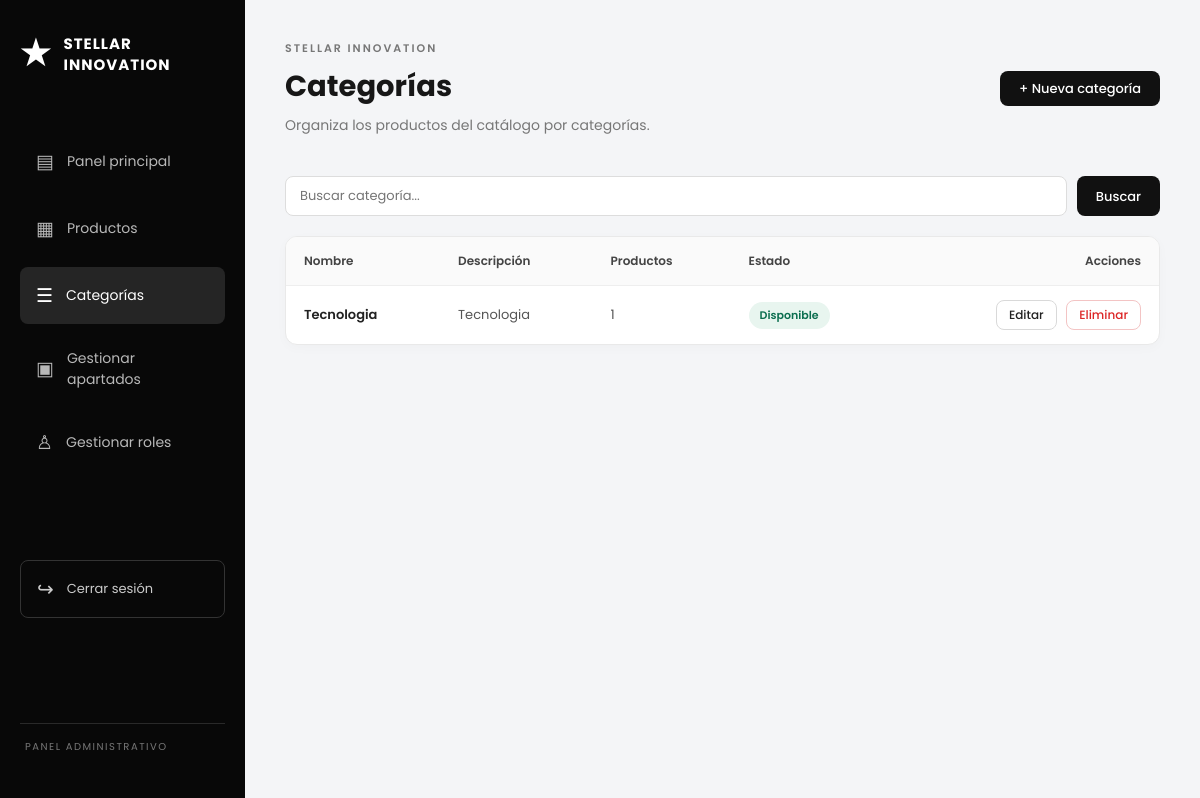
The app's page /administracion/categorias/ (signed in), older data.
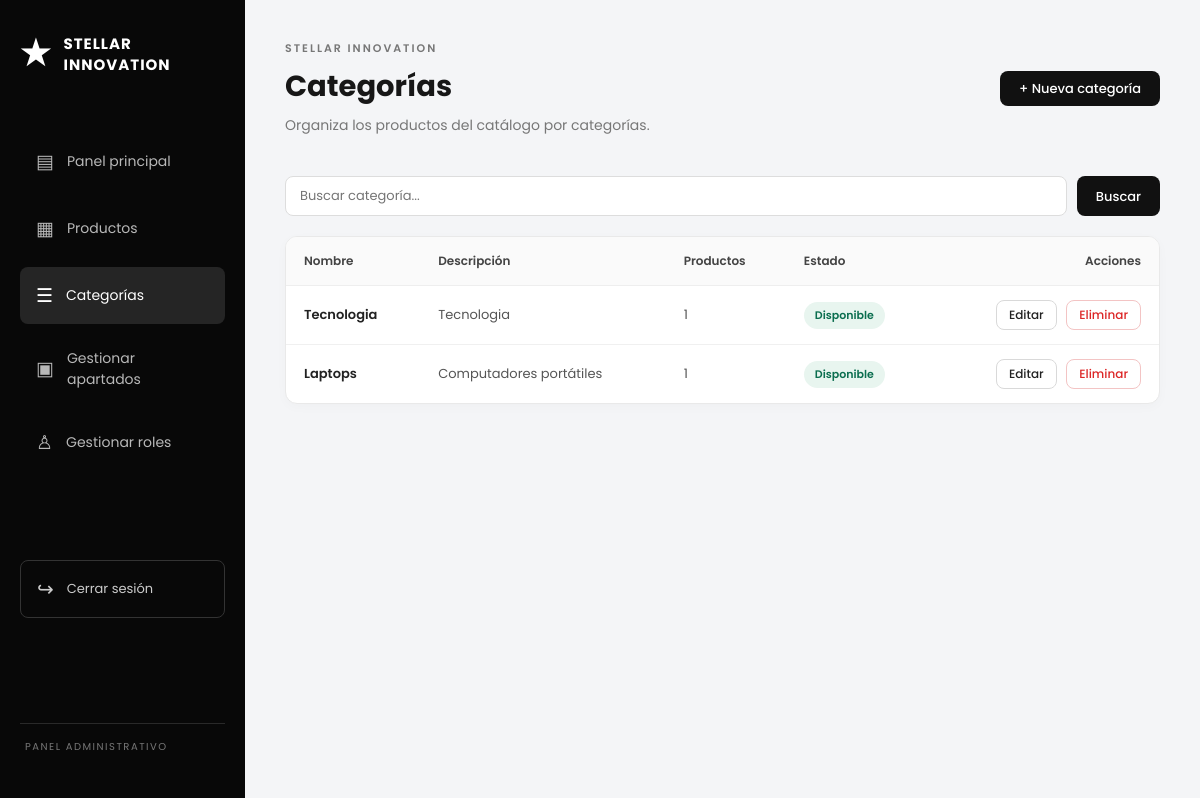
The same page, newer data.
### main/models.py (models this page shows, shortened)
class Categoria(models.Model):
    nombre = models.CharField(max_length=100, unique=True)
    descripcion = models.TextField(blank=True)
    disponible = models.BooleanField(default=True)   # en vez de borrar
    class Meta:
        verbose_name = "Categoría"
        verbose_name_plural = "Categorías"
        ordering = ['nombre']

### main/views.py (the view)
# urls.py: path('administracion/categorias/', views.admin_categorias, name='admin_categorias'),
@admin_required
def admin_categorias(request):
    categorias = Categoria.objects.annotate(num_productos=Count('productos'))
    q = request.GET.get('q', '').strip()
    if q:
        categorias = categorias.filter(Q(nombre__icontains=q) | Q(descripcion__icontains=q))
    return render(request, 'main/admin_categorias.html', {
        'categorias': categorias,
        'q': q,
    })

### main/context_processors.py (called while the page is built)
def carrito(request):
    cantidad = 0
    if request.user.is_authenticated:
        cantidad = ItemCarrito.objects.filter(
            carrito__cliente=request.user
        ).aggregate(total=Sum('cantidad'))['total'] or 0
    return {'carrito_cantidad': cantidad}

### main/templates/main/admin_categorias.html (shortened to what this page needs)
{% extends 'main/base_admin.html' %}
{% block content %}
<section class="admin-panel">
    <div class="admin-encabezado">
        <div>
            <p class="admin-eyebrow">STELLAR INNOVATION</p>
            <h1>Categorías</h1>
            <p>Organiza los productos del catálogo por categorías.</p>
        </div>
        <a href="{% url 'admin_categoria_crear' %}" class="admin-btn admin-btn-primario">+ Nueva categoría</a>
    </div>
    <form method="get" class="admin-filtros">
        <input type="text" name="q" value="{{ q }}" placeholder="Buscar categoría...">
        <button type="submit" class="admin-btn admin-btn-primario">Buscar</button>
    </form>
    <div class="admin-tabla-scroll">
        <table class="admin-table">
            <thead>
                <tr>
                    <th>Nombre</th>
                    <th>Descripción</th>
                    <th>Productos</th>
                    <th>Estado</th>
                    <th class="col-acciones">Acciones</th>
                </tr>
            </thead>
            <tbody>
                {% for c in categorias %}
                <tr>
                    <td><strong>{{ c.nombre }}</strong></td>
                    <td>{{ c.descripcion|default:"—"|truncatechars:70 }}</td>
                    <td>{{ c.num_productos }}</td>
                    <td>
                        {% if c.disponible %}
                            <span class="estado-badge ok">Disponible</span>
                        {% else %}
                            <span class="estado-badge off">No disponible</span>
                        {% endif %}
                    </td>
                    <td class="col-acciones">
                        <a href="{% url 'admin_categoria_editar' c.id %}" class="admin-btn admin-btn-secundario admin-btn-sm">Editar</a>
                        <button type="button" class="admin-btn admin-btn-peligro admin-btn-sm btn-eliminar"
                                data-url="{% url 'admin_categoria_eliminar' c.id %}"
                                data-nombre="{{ c.nombre }}"
                                data-aviso="Si tiene productos asociados no se borrará: se marcará como no disponible.">
                            Eliminar
                        </button>
                    </td>
                </tr>
                {% empty %}
                <tr>
                    <td colspan="5" class="admin-vacio">
                        {% if q %}No se encontraron categorías.{% else %}Todavía no hay categorías. ¡Crea la primera!{% endif %}
                    </td>
                </tr>
                {% endfor %}
            </tbody>
        </table>
    </div>
</section>
{% endblock %}

Row changes from the older to the newer data that the page shows:
added Categoria: nombre "Laptops", descripcion "Computadores portátiles", num_productos "1", disponible "Disponible"
